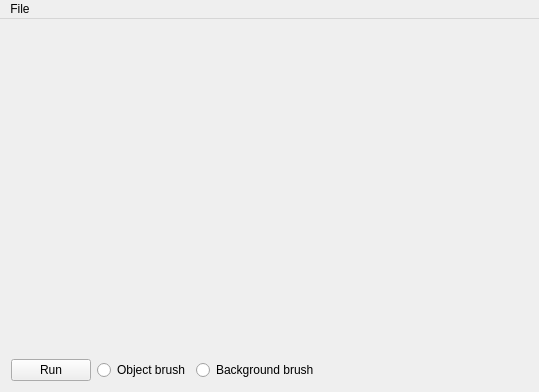
<?xml version="1.0" encoding="UTF-8"?>
<ui version="4.0">
 <class>GrowCutWindow</class>
 <widget class="QMainWindow" name="GrowCutWindow">
  <property name="geometry">
   <rect>
    <x>0</x>
    <y>0</y>
    <width>539</width>
    <height>392</height>
   </rect>
  </property>
  <property name="windowTitle">
   <string>GrowCut</string>
  </property>
  <property name="windowIcon">
   <iconset resource="res.qrc">
    <normaloff>:/Images/Images/bacteria.png</normaloff>:/Images/Images/bacteria.png</iconset>
  </property>
  <widget class="QWidget" name="centralWidget">
   <layout class="QVBoxLayout" name="verticalLayout">
    <item>
     <widget class="myqlabel" name="pictureLabel">
      <property name="cursor">
       <cursorShape>CrossCursor</cursorShape>
      </property>
      <property name="text">
       <string/>
      </property>
      <property name="scaledContents">
       <bool>false</bool>
      </property>
      <property name="alignment">
       <set>Qt::AlignLeading|Qt::AlignLeft|Qt::AlignTop</set>
      </property>
     </widget>
    </item>
    <item>
     <layout class="QHBoxLayout" name="HorizontalLayout">
      <item>
       <widget class="QPushButton" name="runPushButton">
        <property name="sizePolicy">
         <sizepolicy hsizetype="Fixed" vsizetype="Fixed">
          <horstretch>0</horstretch>
          <verstretch>0</verstretch>
         </sizepolicy>
        </property>
        <property name="text">
         <string>Run</string>
        </property>
       </widget>
      </item>
      <item>
       <widget class="QRadioButton" name="objectRadioButton">
        <property name="sizePolicy">
         <sizepolicy hsizetype="Fixed" vsizetype="Fixed">
          <horstretch>0</horstretch>
          <verstretch>0</verstretch>
         </sizepolicy>
        </property>
        <property name="text">
         <string>Object brush</string>
        </property>
       </widget>
      </item>
      <item>
       <widget class="QRadioButton" name="backgroundRadioButton">
        <property name="sizePolicy">
         <sizepolicy hsizetype="Fixed" vsizetype="Fixed">
          <horstretch>0</horstretch>
          <verstretch>0</verstretch>
         </sizepolicy>
        </property>
        <property name="text">
         <string>Background brush</string>
        </property>
       </widget>
      </item>
      <item>
       <widget class="QWidget" name="spaceWidget" native="true">
        <property name="sizePolicy">
         <sizepolicy hsizetype="Preferred" vsizetype="Fixed">
          <horstretch>0</horstretch>
          <verstretch>0</verstretch>
         </sizepolicy>
        </property>
       </widget>
      </item>
     </layout>
    </item>
   </layout>
  </widget>
  <widget class="QMenuBar" name="menuBar">
   <property name="geometry">
    <rect>
     <x>0</x>
     <y>0</y>
     <width>539</width>
     <height>21</height>
    </rect>
   </property>
   <widget class="QMenu" name="menuFile">
    <property name="title">
     <string>File</string>
    </property>
    <addaction name="actionOpen"/>
    <addaction name="actionSave"/>
   </widget>
   <addaction name="menuFile"/>
  </widget>
  <action name="actionOpen">
   <property name="icon">
    <iconset resource="res.qrc">
     <normaloff>:/Images/Images/folder_open.png</normaloff>:/Images/Images/folder_open.png</iconset>
   </property>
   <property name="text">
    <string>Open...</string>
   </property>
  </action>
  <action name="actionSave">
   <property name="icon">
    <iconset resource="res.qrc">
     <normaloff>:/Images/Images/save.png</normaloff>:/Images/Images/save.png</iconset>
   </property>
   <property name="text">
    <string>Save</string>
   </property>
  </action>
 </widget>
 <layoutdefault spacing="6" margin="11"/>
 <customwidgets>
  <customwidget>
   <class>myqlabel</class>
   <extends>QLabel</extends>
   <header location="global">myqlabel.h</header>
  </customwidget>
 </customwidgets>
 <resources>
  <include location="res.qrc"/>
 </resources>
 <connections/>
</ui>
